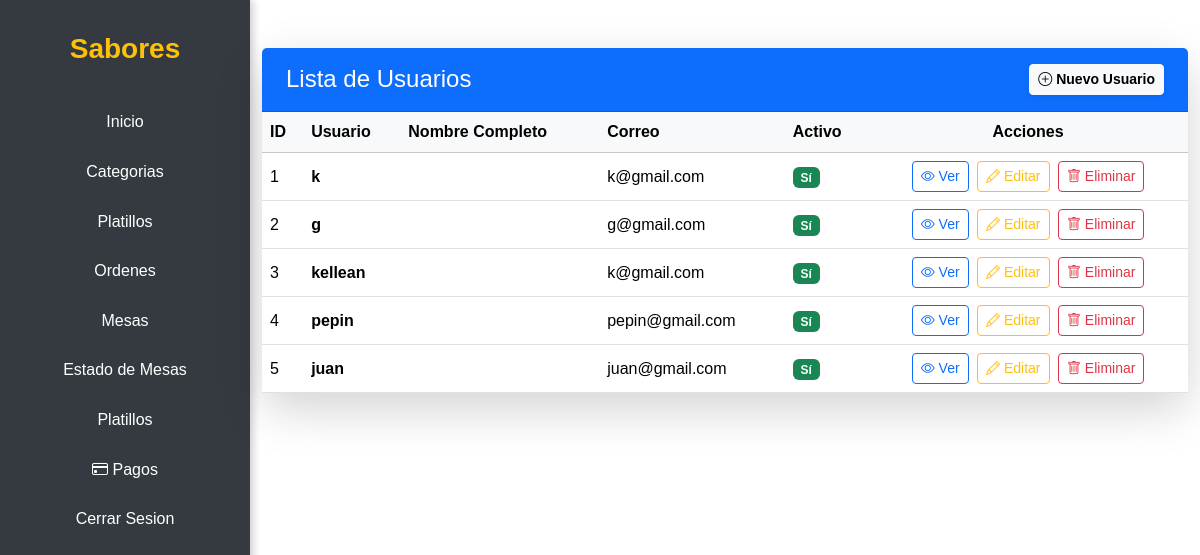
/accounts/users/ (signed in), run on the app's committed database.
### apps/accounts/models.py (models this page shows)
class AppUser(AbstractUser):
    pass

### apps/accounts/views.py (the view)
# urls.py: path('users/', views.UserListView.as_view(), name='user_list'),
class UserListView(LoginRequiredMixin, ListView):
    login_url = 'accounts:login'
    model = AppUser
    template_name = 'accounts/user_list.html'
    context_object_name = 'users'

### templates/accounts/user_list.html
{% extends 'main/base.html' %}
{% load static %}
{% block content %}
<div class="container my-5">
    <div class="card shadow-lg border-0 rounded-4">
        <div class="card-header bg-primary text-white d-flex justify-content-between align-items-center py-3 px-4">
            <h2 class="mb-0 fs-4">Lista de Usuarios</h2>
            <a href="#" class="btn btn-light btn-sm fw-semibold shadow-sm">
                <i class="bi bi-plus-circle"></i> Nuevo Usuario
            </a>
        </div>
        <div class="card-body p-0">
            <div class="table-responsive">
                <table class="table table-hover align-middle mb-0">
                    <thead class="table-light">
                        <tr>
                            <th>ID</th>
                            <th>Usuario</th>
                            <th>Nombre Completo</th>
                            <th>Correo</th>
                            <th>Activo</th>
                            <th class="text-center">Acciones</th>
                        </tr>
                    </thead>
                    <tbody>
                        {% for user in users %}
                        <tr>
                            <td>{{ user.id }}</td>
                            <td class="fw-semibold">{{ user.username }}</td>
                            <td>{{ user.first_name }} {{ user.last_name }}</td>
                            <td>{{ user.email }}</td>
                            <td>
                                {% if user.is_active %}
                                    <span class="badge bg-success">Sí</span>
                                {% else %}
                                    <span class="badge bg-danger">No</span>
                                {% endif %}
                            </td>
                            <td class="text-center">
                                <a href="#" class="btn btn-sm btn-outline-primary me-1">
                                    <i class="bi bi-eye"></i> Ver
                                </a>
                                <a href="#" class="btn btn-sm btn-outline-warning me-1">
                                    <i class="bi bi-pencil"></i> Editar
                                </a>
                                <a href="#" class="btn btn-sm btn-outline-danger">
                                    <i class="bi bi-trash"></i> Eliminar
                                </a>
                            </td>
                        </tr>
                        {% empty %}
                        <tr>
                            <td colspan="6" class="text-center text-muted py-4">
                                No hay usuarios registrados.
                            </td>
                        </tr>
                        {% endfor %}
                    </tbody>
                </table>
            </div>
        </div>
    </div>
</div>
<link rel="stylesheet" href="https://cdn.jsdelivr.net/npm/bootstrap-icons@1.11.1/font/bootstrap-icons.css">
{% endblock %}

### templates/main/base.html (style rules this page uses)
body { font-family: 'Arial', sans-serif; margin-left: 250px; }

### data on the page
AppUser: id "1", username "k", email "k@gmail.com", is_active "Sí"
AppUser: id "2", username "g", email "g@gmail.com", is_active "Sí"
AppUser: id "3", username "kellean", email "k@gmail.com", is_active "Sí"
AppUser: id "4", username "pepin", email "pepin@gmail.com", is_active "Sí"
AppUser: id "5", username "juan", email "juan@gmail.com", is_active "Sí"
